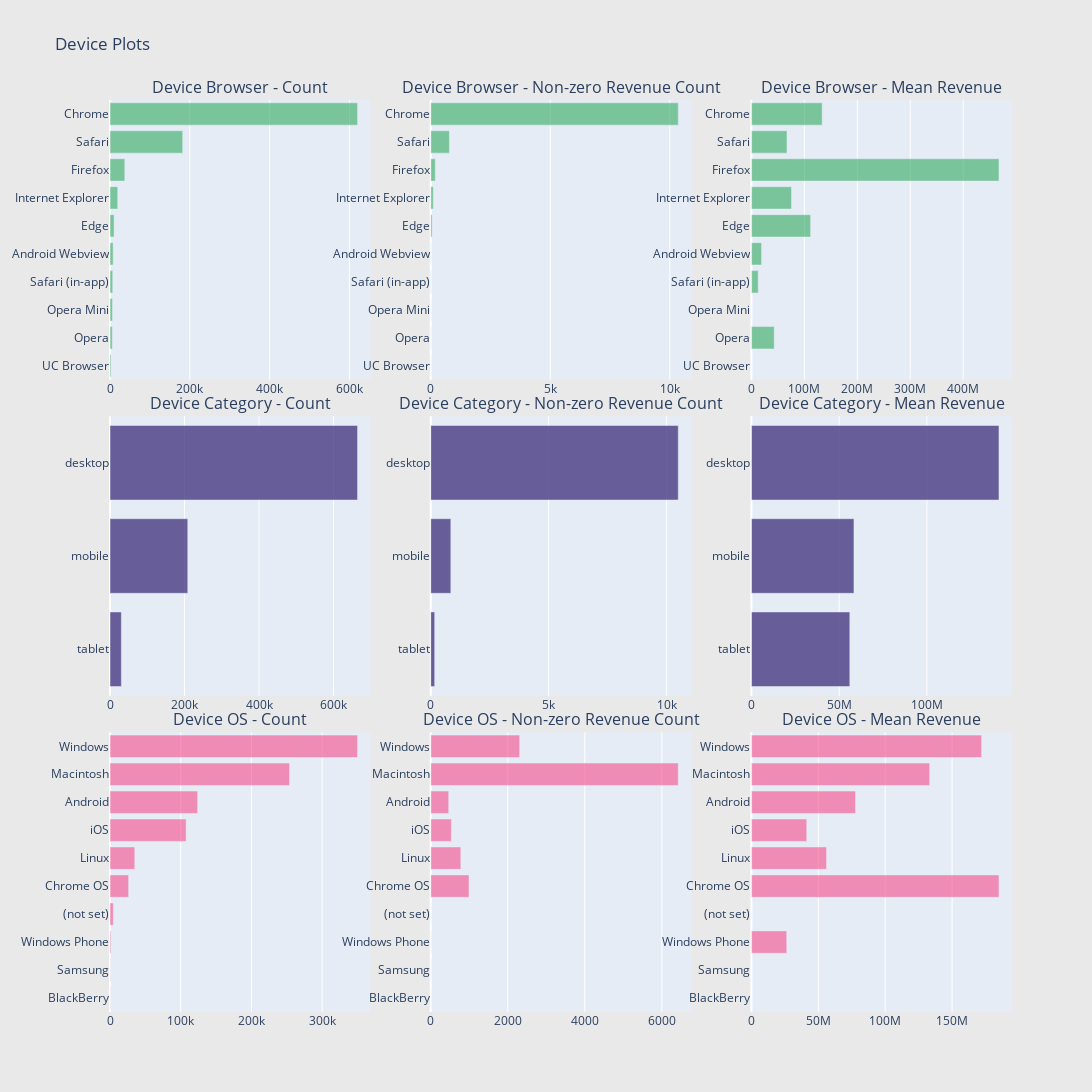

Here is the notebook cell this chart was saved with:
### Markdown cell above
Device Information:

### Code cell
def horizontal_bar_chart(cnt_srs, color):
    trace = go.Bar(
        y=cnt_srs.index[::-1],
        x=cnt_srs.values[::-1],
        showlegend=False,
        orientation = 'h',
        marker=dict(
            color=color,
        ),
    )
    return trace

# Device Browser
cnt_srs = train.groupby('device.browser')['totals.transactionRevenue'].agg(['size', 'count', 'mean'])
cnt_srs.columns = ["count", "count of non-zero revenue", "mean"]
cnt_srs = cnt_srs.sort_values(by="count", ascending=False)
trace1 = horizontal_bar_chart(cnt_srs["count"].head(10), 'rgba(50, 171, 96, 0.6)')
trace2 = horizontal_bar_chart(cnt_srs["count of non-zero revenue"].head(10), 'rgba(50, 171, 96, 0.6)')
trace3 = horizontal_bar_chart(cnt_srs["mean"].head(10), 'rgba(50, 171, 96, 0.6)')

# Device Category
cnt_srs = train.groupby('device.deviceCategory')['totals.transactionRevenue'].agg(['size', 'count', 'mean'])
cnt_srs.columns = ["count", "count of non-zero revenue", "mean"]
cnt_srs = cnt_srs.sort_values(by="count", ascending=False)
trace4 = horizontal_bar_chart(cnt_srs["count"].head(10), 'rgba(71, 58, 131, 0.8)')
trace5 = horizontal_bar_chart(cnt_srs["count of non-zero revenue"].head(10), 'rgba(71, 58, 131, 0.8)')
trace6 = horizontal_bar_chart(cnt_srs["mean"].head(10), 'rgba(71, 58, 131, 0.8)')

# Operating system
cnt_srs = train.groupby('device.operatingSystem')['totals.transactionRevenue'].agg(['size', 'count', 'mean'])
cnt_srs.columns = ["count", "count of non-zero revenue", "mean"]
cnt_srs = cnt_srs.sort_values(by="count", ascending=False)
trace7 = horizontal_bar_chart(cnt_srs["count"].head(10), 'rgba(246, 78, 139, 0.6)')
trace8 = horizontal_bar_chart(cnt_srs["count of non-zero revenue"].head(10),'rgba(246, 78, 139, 0.6)')
trace9 = horizontal_bar_chart(cnt_srs["mean"].head(10),'rgba(246, 78, 139, 0.6)')

# Creating two subplots
fig = tools.make_subplots(rows=3, cols=3, vertical_spacing=0.04, 
                          subplot_titles=["Device Browser - Count", "Device Browser - Non-zero Revenue Count", "Device Browser - Mean Revenue",
                                          "Device Category - Count",  "Device Category - Non-zero Revenue Count", "Device Category - Mean Revenue", 
                                          "Device OS - Count", "Device OS - Non-zero Revenue Count", "Device OS - Mean Revenue"])

fig.append_trace(trace1, 1, 1)
fig.append_trace(trace2, 1, 2)
fig.append_trace(trace3, 1, 3)
fig.append_trace(trace4, 2, 1)
fig.append_trace(trace5, 2, 2)
fig.append_trace(trace6, 2, 3)
fig.append_trace(trace7, 3, 1)
fig.append_trace(trace8, 3, 2)
fig.append_trace(trace9, 3, 3)

fig['layout'].update(height=1200, width=1200, paper_bgcolor='rgb(233,233,233)', title="Device Plots")
py.iplot(fig, filename='device-plots')

### Figure 1 — Plotly figure (JSON) as saved in the notebook; plotly's stock layout.template omitted (floating-point values rounded to 4 significant figures)
{"data": [{"marker": {"color": "rgba(50, 171, 96, 0.6)"}, "orientation": "h", "showlegend": false, "type": "bar", "x": [2427, 5643, 6139, 6850, 7865, 10205, 19375, 37069, 182245, 620364], "xaxis": "x", "y": ["UC Browser", "Opera", "Opera Mini", "Safari (in-app)", "Android Webview", "Edge", "Internet Explorer", "Firefox", "Safari", "Chrome"], "yaxis": "y"}, {"marker": {"color": "rgba(50, 171, 96, 0.6)"}, "orientation": "h", "showlegend": false, "type": "bar", "x": [0, 5, 0, 12, 6, 58, 109, 191, 780, 10353], "xaxis": "x2", "y": ["UC Browser", "Opera", "Opera Mini", "Safari (in-app)", "Android Webview", "Edge", "Internet Explorer", "Firefox", "Safari", "Chrome"], "yaxis": "y2"}, {"marker": {"color": "rgba(50, 171, 96, 0.6)"}, "orientation": "h", "showlegend": false, "type": "bar", "x": [null, 43070000, null, 12810000.0, 19140000.0, 111800000.0, 75740000.0, 467600000.0, 67180000.0, 133600000.0], "xaxis": "x3", "y": ["UC Browser", "Opera", "Opera Mini", "Safari (in-app)", "Android Webview", "Edge", "Internet Explorer", "Firefox", "Safari", "Chrome"], "yaxis": "y3"}, {"marker": {"color": "rgba(71, 58, 131, 0.8)"}, "orientation": "h", "showlegend": false, "type": "bar", "x": [30449, 208725, 664479], "xaxis": "x4", "y": ["tablet", "mobile", "desktop"], "yaxis": "y4"}, {"marker": {"color": "rgba(71, 58, 131, 0.8)"}, "orientation": "h", "showlegend": false, "type": "bar", "x": [168, 852, 10495], "xaxis": "x5", "y": ["tablet", "mobile", "desktop"], "yaxis": "y5"}, {"marker": {"color": "rgba(71, 58, 131, 0.8)"}, "orientation": "h", "showlegend": false, "type": "bar", "x": [56080000.0, 58430000.0, 141100000.0], "xaxis": "x6", "y": ["tablet", "mobile", "desktop"], "yaxis": "y6"}, {"marker": {"color": "rgba(246, 78, 139, 0.6)"}, "orientation": "h", "showlegend": false, "type": "bar", "x": [218, 280, 1216, 4695, 26337, 35034, 107665, 123892, 253938, 350072], "xaxis": "x7", "y": ["BlackBerry", "Samsung", "Windows Phone", "(not set)", "Chrome OS", "Linux", "iOS", "Android", "Macintosh", "Windows"], "yaxis": "y7"}, {"marker": {"color": "rgba(246, 78, 139, 0.6)"}, "orientation": "h", "showlegend": false, "type": "bar", "x": [0, 0, 1, 0, 994, 782, 536, 467, 6426, 2309], "xaxis": "x8", "y": ["BlackBerry", "Samsung", "Windows Phone", "(not set)", "Chrome OS", "Linux", "iOS", "Android", "Macintosh", "Windows"], "yaxis": "y8"}, {"marker": {"color": "rgba(246, 78, 139, 0.6)"}, "orientation": "h", "showlegend": false, "type": "bar", "x": [null, null, 26400000, null, 185000000.0, 56150000.0, 41360000.0, 77820000.0, 133300000.0, 172100000.0], "xaxis": "x9", "y": ["BlackBerry", "Samsung", "Windows Phone", "(not set)", "Chrome OS", "Linux", "iOS", "Android", "Macintosh", "Windows"], "yaxis": "y9"}], "layout": {"annotations": [{"font": {"size": 16}, "showarrow": false, "text": "Device Browser - Count", "x": 0.1444, "xanchor": "center", "xref": "paper", "y": 1, "yanchor": "bottom", "yref": "paper"}, {"font": {"size": 16}, "showarrow": false, "text": "Device Browser - Non-zero Revenue Count", "x": 0.5, "xanchor": "center", "xref": "paper", "y": 1, "yanchor": "bottom", "yref": "paper"}, {"font": {"size": 16}, "showarrow": false, "text": "Device Browser - Mean Revenue", "x": 0.8556, "xanchor": "center", "xref": "paper", "y": 1, "yanchor": "bottom", "yref": "paper"}, {"font": {"size": 16}, "showarrow": false, "text": "Device Category - Count", "x": 0.1444, "xanchor": "center", "xref": "paper", "y": 0.6533, "yanchor": "bottom", "yref": "paper"}, {"font": {"size": 16}, "showarrow": false, "text": "Device Category - Non-zero Revenue Count", "x": 0.5, "xanchor": "center", "xref": "paper", "y": 0.6533, "yanchor": "bottom", "yref": "paper"}, {"font": {"size": 16}, "showarrow": false, "text": "Device Category - Mean Revenue", "x": 0.8556, "xanchor": "center", "xref": "paper", "y": 0.6533, "yanchor": "bottom", "yref": "paper"}, {"font": {"size": 16}, "showarrow": false, "text": "Device OS - Count", "x": 0.1444, "xanchor": "center", "xref": "paper", "y": 0.3067, "yanchor": "bottom", "yref": "paper"}, {"font": {"size": 16}, "showarrow": false, "text": "Device OS - Non-zero Revenue Count", "x": 0.5, "xanchor": "center", "xref": "paper", "y": 0.3067, "yanchor": "bottom", "yref": "paper"}, {"font": {"size": 16}, "showarrow": false, "text": "Device OS - Mean Revenue", "x": 0.8556, "xanchor": "center", "xref": "paper", "y": 0.3067, "yanchor": "bottom", "yref": "paper"}], "height": 1200, "paper_bgcolor": "rgb(233,233,233)", "title": {"text": "Device Plots"}, "width": 1200, "xaxis": {"anchor": "y", "domain": [0, 0.2889]}, "xaxis2": {"anchor": "y2", "domain": [0.3556, 0.6444]}, "xaxis3": {"anchor": "y3", "domain": [0.7111, 1]}, "xaxis4": {"anchor": "y4", "domain": [0, 0.2889]}, "xaxis5": {"anchor": "y5", "domain": [0.3556, 0.6444]}, "xaxis6": {"anchor": "y6", "domain": [0.7111, 1]}, "xaxis7": {"anchor": "y7", "domain": [0, 0.2889]}, "xaxis8": {"anchor": "y8", "domain": [0.3556, 0.6444]}, "xaxis9": {"anchor": "y9", "domain": [0.7111, 1]}, "yaxis": {"anchor": "x", "domain": [0.6933, 1]}, "yaxis2": {"anchor": "x2", "domain": [0.6933, 1]}, "yaxis3": {"anchor": "x3", "domain": [0.6933, 1]}, "yaxis4": {"anchor": "x4", "domain": [0.3467, 0.6533]}, "yaxis5": {"anchor": "x5", "domain": [0.3467, 0.6533]}, "yaxis6": {"anchor": "x6", "domain": [0.3467, 0.6533]}, "yaxis7": {"anchor": "x7", "domain": [0, 0.3067]}, "yaxis8": {"anchor": "x8", "domain": [0, 0.3067]}, "yaxis9": {"anchor": "x9", "domain": [0, 0.3067]}}}
